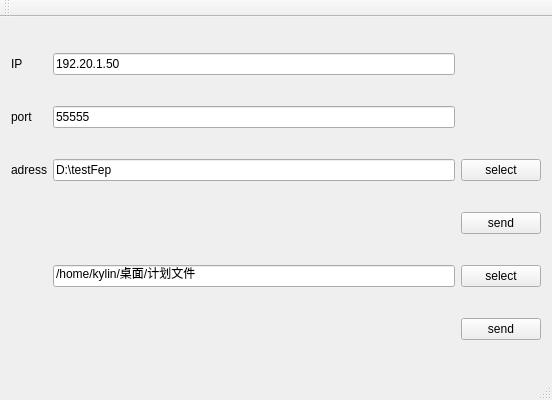
<?xml version="1.0" encoding="UTF-8"?>
<ui version="4.0">
 <class>MainWindow</class>
 <widget class="QMainWindow" name="MainWindow">
  <property name="geometry">
   <rect>
    <x>0</x>
    <y>0</y>
    <width>552</width>
    <height>400</height>
   </rect>
  </property>
  <property name="windowTitle">
   <string>MainWindow</string>
  </property>
  <widget class="QWidget" name="centralWidget">
   <layout class="QGridLayout" name="gridLayout">
    <item row="3" column="3">
     <widget class="QPushButton" name="pushButton_2">
      <property name="text">
       <string>send</string>
      </property>
     </widget>
    </item>
    <item row="1" column="0">
     <widget class="QLabel" name="label_2">
      <property name="text">
       <string>port</string>
      </property>
     </widget>
    </item>
    <item row="2" column="0">
     <widget class="QLabel" name="label_3">
      <property name="text">
       <string>adress</string>
      </property>
     </widget>
    </item>
    <item row="1" column="1">
     <widget class="QLineEdit" name="lineEdit_2">
      <property name="text">
       <string>55555</string>
      </property>
     </widget>
    </item>
    <item row="2" column="3">
     <widget class="QPushButton" name="pushButton_3">
      <property name="text">
       <string>select</string>
      </property>
     </widget>
    </item>
    <item row="4" column="1">
     <widget class="QLineEdit" name="lineEdit_4">
      <property name="text">
       <string>/home/kylin/桌面/计划文件</string>
      </property>
     </widget>
    </item>
    <item row="0" column="0">
     <widget class="QLabel" name="label">
      <property name="text">
       <string>IP</string>
      </property>
     </widget>
    </item>
    <item row="0" column="1">
     <widget class="QLineEdit" name="lineEdit">
      <property name="text">
       <string>192.20.1.50</string>
      </property>
     </widget>
    </item>
    <item row="2" column="1">
     <widget class="QLineEdit" name="lineEdit_3">
      <property name="text">
       <string>D:\testFep</string>
      </property>
     </widget>
    </item>
    <item row="4" column="3">
     <widget class="QPushButton" name="pushButton_5">
      <property name="text">
       <string>select</string>
      </property>
     </widget>
    </item>
    <item row="5" column="3">
     <widget class="QPushButton" name="pushButton_4">
      <property name="text">
       <string>send</string>
      </property>
     </widget>
    </item>
   </layout>
  </widget>
  <widget class="QMenuBar" name="menuBar">
   <property name="geometry">
    <rect>
     <x>0</x>
     <y>0</y>
     <width>552</width>
     <height>25</height>
    </rect>
   </property>
  </widget>
  <widget class="QToolBar" name="mainToolBar">
   <attribute name="toolBarArea">
    <enum>TopToolBarArea</enum>
   </attribute>
   <attribute name="toolBarBreak">
    <bool>false</bool>
   </attribute>
  </widget>
  <widget class="QStatusBar" name="statusBar"/>
 </widget>
 <layoutdefault spacing="6" margin="11"/>
 <resources/>
 <connections/>
</ui>
